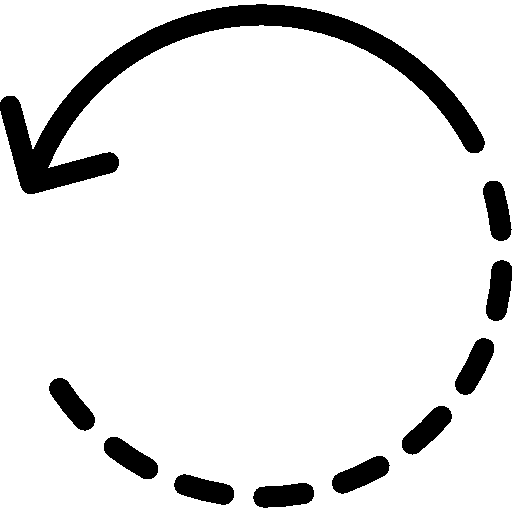
#> input picture ImgCusto/assets/rotate_left.png, 512 x 512 px; its folder holds only this picture in this run
$ python -i project.py   (imports and definitions only)
#> lines starting #> are read from the running program, lines starting #| are printed output that depends on the picture; after the words box and inside, x2 and y2 are one past the last pixel; in counts of white or black regions, pixels touching at a corner belong together
from operator import add
from tkinter import*
import tkinter as tk
from tkinter import ttk
from PIL import Image,ImageTk
from tkinter import filedialog
import math
from PIL.ImageEnhance import Brightness
import cv2 as cv
import matplotlib.pyplot as plt
import numpy as np
from numpy.core.getlimits import _fr1
from numpy.lib.type_check import imag
from matplotlib.figure import Figure
from matplotlib.backends.backend_tkagg import (FigureCanvasTkAgg,
NavigationToolbar2Tk)
# [3 lines not run here, left out]

# Right Large Frame

# [1 line that did not run here, left out]
# [1 line not run here, left out]

# [1 line that did not run here, left out]
# [1 line not run here, left out]
# [1 line that did not run here, left out]


# [1 line that did not run here, left out]
# [1 line not run here, left out]
# [1 line that did not run here, left out]

# [1 line that did not run here, left out]
# [1 line not run here, left out]
# [1 line that did not run here, left out]


# [192 lines left out: functions open, convert, add_noise, bc_adj, contrast_adj, histogram_graph and 6 more, not called in this run]

def skeletiozation_img(img):
    size = np.size(img)
    skel = np.zeros(img.shape,np.uint8)

    ret,img = cv.threshold(img,127,255,0)
    element = cv.getStructuringElement(cv.MORPH_CROSS,(3,3))
    done = False

    while( not done):
        eroded = cv.erode(img,element)
        temp = cv.dilate(eroded,element)
        temp = cv.subtract(img,temp)
        skel = cv.bitwise_or(skel,temp)
        img = eroded.copy()
        zeros = size - cv.countNonZero(img)
        if zeros==size:
            done = True
    return skel

# [19 lines left out: function LineDetection, not called in this run]


def save_image ():
    cv.imwrite("/image_result.jpg",image)
    return

#Left Large frame
# [1 line that did not run here, left out]
# [1 line not run here, left out]


#load image frame
# [1 line that did not run here, left out]
# [1 line not run here, left out]

# [1 line that did not run here, left out]
# [2 lines not run here, left out]

#Convert image frame
butt_value=StringVar()
# [1 line not run here, left out]
# [1 line that did not run here, left out]
# [1 line not run here, left out]

# [1 line that did not run here, left out]
# [1 line not run here, left out]

# [1 line that did not run here, left out]
# [1 line not run here, left out]

#Add noise frame


# [1 line that did not run here, left out]
# [1 line not run here, left out]

noise_value=StringVar()
# [1 line not run here, left out]
# [1 line that did not run here, left out]
# [1 line not run here, left out]

# [1 line that did not run here, left out]
# [1 line not run here, left out]

# [1 line that did not run here, left out]
# [1 line not run here, left out]

# Point Transform Frame

# [1 line that did not run here, left out]
# [1 line not run here, left out]


# [1 line that did not run here, left out]
# [1 line not run here, left out]


# [1 line that did not run here, left out]
# [1 line not run here, left out]


# [1 line that did not run here, left out]
# [1 line not run here, left out]


# [1 line that did not run here, left out]
# [1 line not run here, left out]


# Local Transform Frame

# [1 line that did not run here, left out]
# [1 line not run here, left out]


# [1 line that did not run here, left out]
# [1 line not run here, left out]


# [1 line that did not run here, left out]
# [1 line not run here, left out]


# [1 line that did not run here, left out]
# [1 line not run here, left out]


# [1 line that did not run here, left out]
# [1 line not run here, left out]

# Edge Detection Frame inside Local Transform Frame
var =IntVar()

# [1 line that did not run here, left out]
# [1 line not run here, left out]

# [1 line that did not run here, left out]
# [1 line not run here, left out]

# [1 line that did not run here, left out]
# [1 line not run here, left out]

# [1 line that did not run here, left out]
# [1 line not run here, left out]

# [1 line that did not run here, left out]
# [1 line not run here, left out]

# [1 line that did not run here, left out]
# [1 line not run here, left out]

# [1 line that did not run here, left out]
# [1 line not run here, left out]

# [1 line that did not run here, left out]
# [1 line not run here, left out]

# [1 line that did not run here, left out]
# [1 line not run here, left out]

# [1 line that did not run here, left out]
# [1 line not run here, left out]

# [1 line that did not run here, left out]
# [1 line not run here, left out]

# [1 line that did not run here, left out]
# [1 line not run here, left out]

# [1 line that did not run here, left out]
# [1 line not run here, left out]


#Global Transform Frame

# [1 line that did not run here, left out]
# [1 line not run here, left out]


# [1 line that did not run here, left out]
# [2 lines not run here, left out]

# [1 line that did not run here, left out]
# [2 lines not run here, left out]


#Morphological Frame

# [1 line that did not run here, left out]
# [1 line not run here, left out]


# [1 line that did not run here, left out]
# [1 line not run here, left out]


# [1 line that did not run here, left out]
# [1 line not run here, left out]


# [1 line that did not run here, left out]
# [1 line not run here, left out]


# [1 line that did not run here, left out]
# [1 line not run here, left out]

# [1 line that did not run here, left out]
# [1 line not run here, left out]
# [1 line that did not run here, left out]
# [3 lines not run here, left out]

# Save Button

# [1 line that did not run here, left out]
# [1 line not run here, left out]


#Exit Button


# [1 line that did not run here, left out]
# [6 lines not run here, left out]

>>> import cv2
>>> picture = cv2.imread('ImgCusto/assets/rotate_left.png')
#> picture is the input picture: shape (512, 512, 3); 90% white; 10 black regions, largest, box (x1, y1, x2, y2) and area: (0, 4, 485, 194) 15510, (402, 406, 452, 455) 1212, (49, 378, 95, 431) 1208
>>> result = skeletiozation_img(picture)
#> in skeletiozation_img, `size = np.size(img)`: size = 786432
#> the loop in skeletiozation_img, `while( not done):` made 1 pass
#> pass 1, in skeletiozation_img, `eroded = cv.erode(img,element)`:
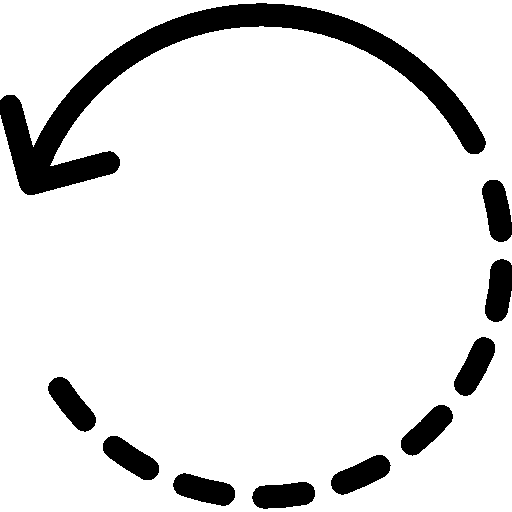
#> eroded: shape (512, 512, 3); 89% white; 10 black regions, largest, box (x1, y1, x2, y2) and area: (0, 3, 486, 195) 16809, (331, 455, 391, 495) 1343, (252, 482, 315, 509) 1340
#> pass 1, in skeletiozation_img, `temp = cv.subtract(img,temp)`:
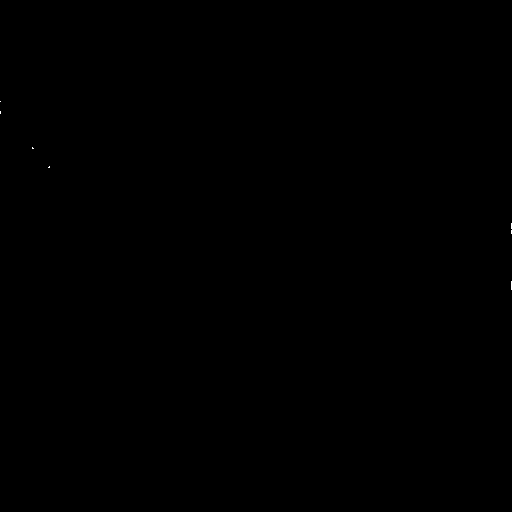
#> temp: shape (512, 512, 3); 0.01% white in thin lines or dots, all inside (x1, y1, x2, y2) = (0, 101, 512, 290)
#> (the run stopped early here; a loop or call above may not have finished)
